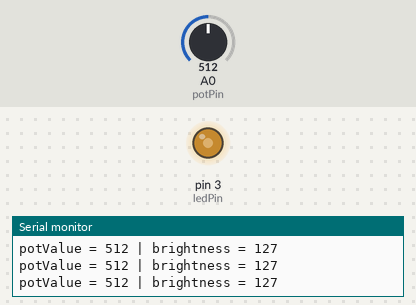
The sketch below on a simulated Arduino Uno, built with avr-gcc and run on an emulated ATmega328P. Parts: output pins drawn as LEDs (lit = HIGH), the last lines printed to the serial monitor. Inputs (shaded band) come from the test bench; at power-on: A0 (potPin) = 512.

Above: at 1.2 s.
1.3 s: A0 (potPin) set to 415
At 2.1 s:
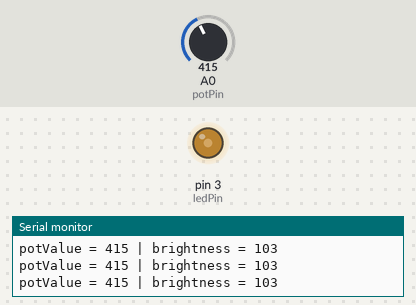
4.3 s: A0 (potPin) set to 387
At 5.0 s:
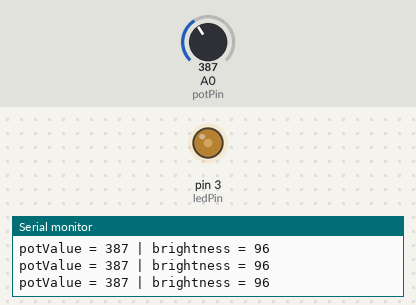
5.8 s: A0 (potPin) set to 108
At 6.9 s:
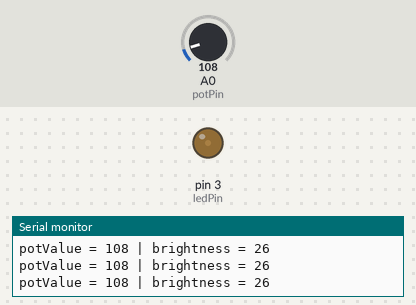
7.3 s: A0 (potPin) set to 94
At 8.7 s:
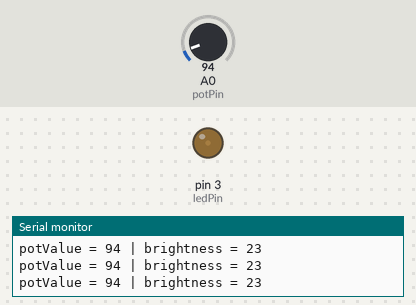
10.3 s: A0 (potPin) set to 0
At 11.5 s:
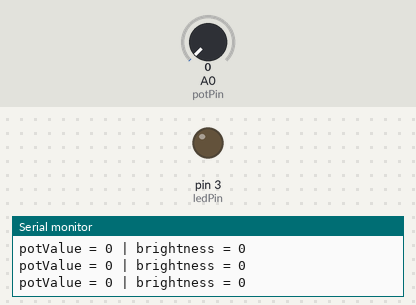
11.8 s: A0 (potPin) set to 716
At 12.2 s:
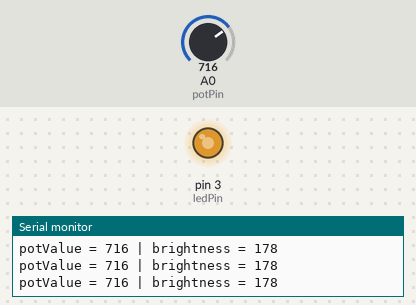
Timing chart, 0 to 14.3 s (numbered marks = the images above; inputs shaded):
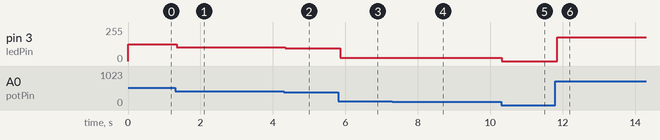

The sketch:

led_dimmer.ino
```cpp
// --- Değişken Tanımlamaları ---
const int potPin = A0;   // Potansiyometrenin orta bacağının bağlı olduğu analog pin
const int ledPin = 3;    // LED'in bağlı olduğu PWM özellikli (~) dijital pin

void setup() {
  // Pin modlarını ayarla
  pinMode(ledPin, OUTPUT);  // LED ışık vereceği için ÇIKIŞ olarak ayarlanır

  // Not: Analog giriş (potPin) için pinMode yapmaya gerek yoktur, otomatik algılanır.

  Serial.begin(9600);       // Bilgisayara veri göndermek için seri haberleşmeyi başlat
}

void loop() {
  // --- Veri Okuma ---
  // Potansiyometreden 0 ile 1023 arasında bir değer okunur (Arduino ADC'si 10-bit'tir).
  int potValue = analogRead(potPin);

  // --- Dönüştürme İşlemi (Mapping) ---
  // Okunan değer (0-1023), LED parlaklığı için gereken (0-255) aralığına orantılanır.
  // Çünkü analogWrite fonksiyonu en fazla 8-bit (0-255) değer kabul eder.
  int brightness = map(potValue, 0, 1023, 0, 255);

  // --- Ekrana Yazdırma (Hata Ayıklama) ---
  // Seri Monitörden değerleri izlemek için değerler yan yana yazdırılır.
  Serial.print("potValue = ");
  Serial.print(potValue);         // Ham okunan değer
  Serial.print(" | brightness = ");
  Serial.println(brightness);     // Dönüştürülmüş (parlaklık) değeri

  // --- LED Kontrolü ---
  // Hesaplanan parlaklık değeri LED'e gönderilir (PWM sinyali).
  // 0 -> LED sönük, 255 -> LED tam parlak, 127 -> yarı parlak.
  analogWrite(ledPin, brightness);

  // Döngünün çok hızlı akıp seri portu kilitlememesi için minik bir bekleme (opsiyonel)
  delay(10);
}
```

Measured:
- after the input at 1.3 s, pin 3 (ledPin): 127/255 → 103/255 after 0.05 s
- after the input at 4.3 s, pin 3 (ledPin): 103/255 → 96/255 at once
- after the input at 5.8 s, pin 3 (ledPin): 96/255 → 26/255 after 0.06 s
- after the input at 7.3 s, pin 3 (ledPin): 26/255 → 23/255 at once
- after the input at 10.3 s, pin 3 (ledPin): 23/255 → 0/255 at once
- after the input at 11.8 s, pin 3 (ledPin): 0/255 → 178/255 at once
